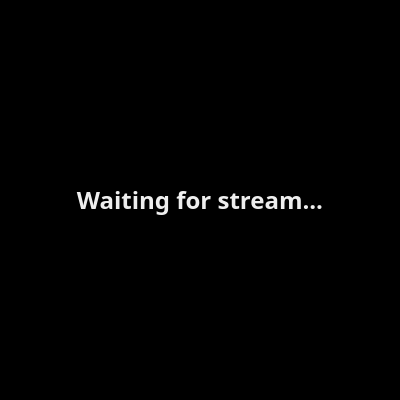
<?xml version="1.0" encoding="UTF-8"?>
<ui version="4.0">
 <class>CameraStream</class>
 <widget class="QWidget" name="CameraStream">
  <property name="geometry">
   <rect>
    <x>0</x>
    <y>0</y>
    <width>400</width>
    <height>400</height>
   </rect>
  </property>
  <property name="sizePolicy">
   <sizepolicy hsizetype="Fixed" vsizetype="Fixed">
    <horstretch>0</horstretch>
    <verstretch>0</verstretch>
   </sizepolicy>
  </property>
  <property name="minimumSize">
   <size>
    <width>400</width>
    <height>400</height>
   </size>
  </property>
  <property name="maximumSize">
   <size>
    <width>400</width>
    <height>400</height>
   </size>
  </property>
  <property name="windowTitle">
   <string>Form</string>
  </property>
  <property name="styleSheet">
   <string notr="true">background-color:black;</string>
  </property>
  <widget class="QLabel" name="stream">
   <property name="enabled">
    <bool>false</bool>
   </property>
   <property name="geometry">
    <rect>
     <x>0</x>
     <y>0</y>
     <width>400</width>
     <height>400</height>
    </rect>
   </property>
   <property name="sizePolicy">
    <sizepolicy hsizetype="Fixed" vsizetype="Fixed">
     <horstretch>0</horstretch>
     <verstretch>0</verstretch>
    </sizepolicy>
   </property>
   <property name="minimumSize">
    <size>
     <width>400</width>
     <height>400</height>
    </size>
   </property>
   <property name="maximumSize">
    <size>
     <width>400</width>
     <height>400</height>
    </size>
   </property>
   <property name="font">
    <font>
     <family>Century Gothic</family>
     <pointsize>14</pointsize>
     <bold>true</bold>
    </font>
   </property>
   <property name="text">
    <string>&lt;html&gt;&lt;head/&gt;&lt;body&gt;&lt;p&gt;&lt;span style=&quot; font-size:18pt; color:#eeeeee;&quot;&gt;Waiting for stream...&lt;/span&gt;&lt;/p&gt;&lt;/body&gt;&lt;/html&gt;</string>
   </property>
   <property name="alignment">
    <set>Qt::AlignmentFlag::AlignCenter</set>
   </property>
  </widget>
 </widget>
 <resources/>
 <connections/>
</ui>
